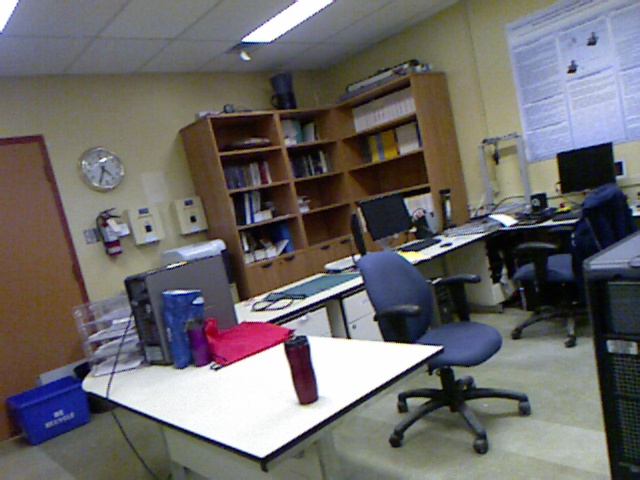
//> input picture Lab4/qry_1.jpg, 640 x 480 px
$ ./main   (built with g++ and OpenCV 4, older OpenCV classes emulated)
//> lines starting //> are read from the running program, lines starting //| are printed output that depends on the picture
#include <iostream>
#include <stdio.h>
#include <stdlib.h>
#include <string.h>
#include <sstream>
#include <time.h>
#include <opencv2/core/core.hpp>
#include <opencv2/imgproc/imgproc.hpp>
#include <opencv2/highgui/highgui.hpp>
#include <opencv2/calib3d/calib3d.hpp>
#include <opencv2/nonfree/features2d.hpp>
#include <opencv2/features2d/features2d.hpp>
#include <opencv2/legacy/legacy.hpp>

using namespace std;
using namespace cv;

void imageDisplay(String, String);
void sequentialSearch();
void findBest(Mat, Mat);
void part2(Mat, vector<Mat>, String);
void groupingMethod();
vector<Mat> InitMakeMat();
Mat current_best;
int num_matches = 0;
int inliers = 0;

// [60 lines left out: function imageDisplay, not called in this run]

// Sequential search

// build a string with the image name and pass the two images to the imageDisplay functin
// return a metric with how close the match is
// at the end of loop, the best match will be found
void sequentialSearch(){
    // creating the 4 query images
    clock_t compTime = clock();
    Mat query[4];

    query[0] = imread("qry_1.jpg", 0);
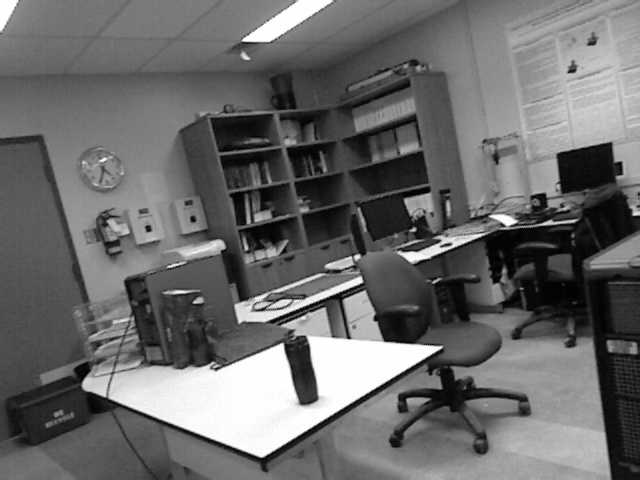
//> query[0]: 480 rows x 640 cols, CV_8UC1; min 0, max 255, mean 106.1
    query[1] = imread("qry_2.jpg", 0);
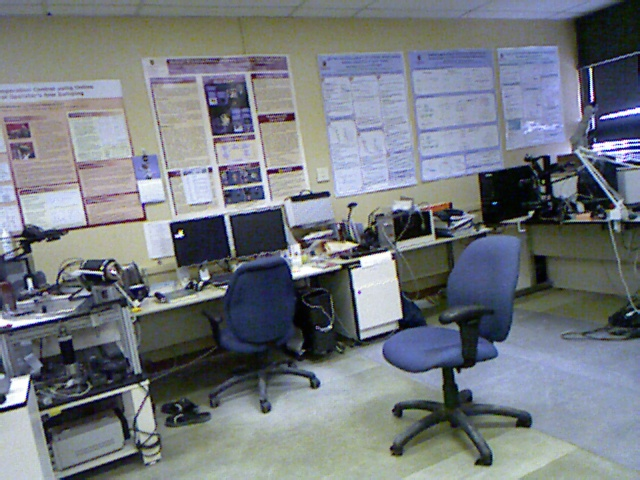
//> input picture Lab4/qry_2.jpg, 640 x 480 px
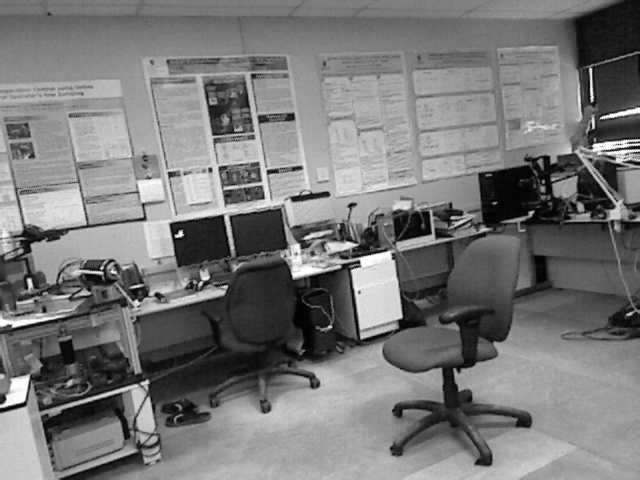
//> query[1]: 480 rows x 640 cols, CV_8UC1; min 0, max 255, mean 120.1
    query[2] = imread("qry_3.jpg", 0);
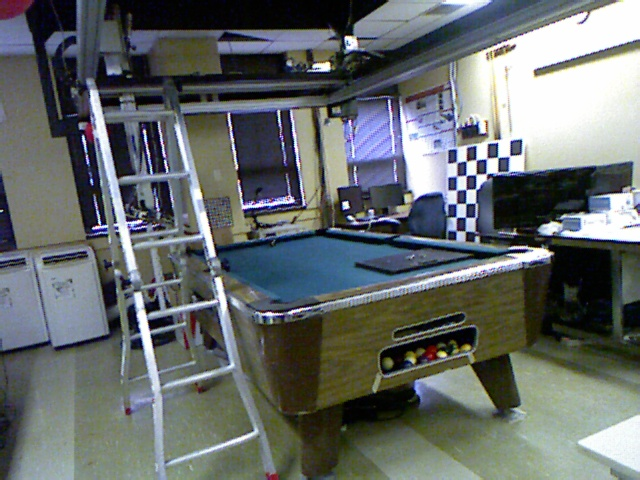
//> input picture Lab4/qry_3.jpg, 640 x 480 px
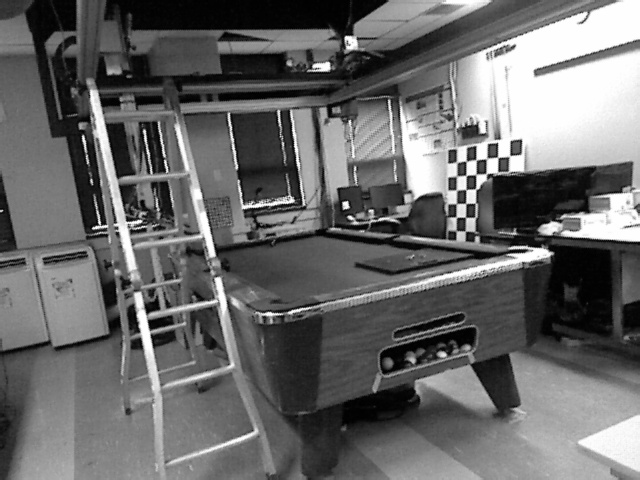
//> query[2]: 480 rows x 640 cols, CV_8UC1; min 0, max 255, mean 105.2
    query[3] = imread("qry_4.jpg", 0);
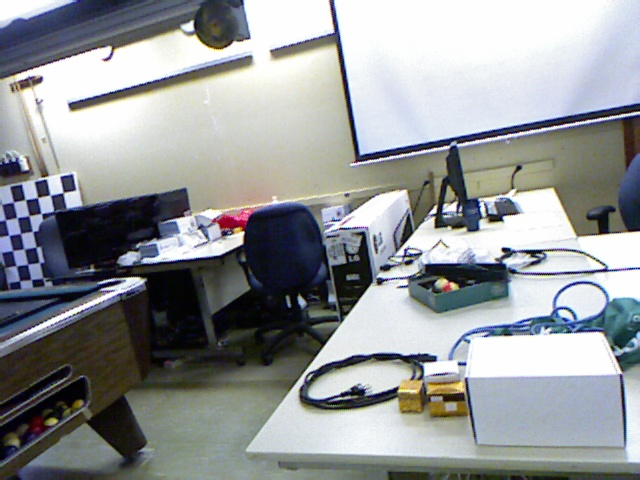
//> input picture Lab4/qry_4.jpg, 640 x 480 px
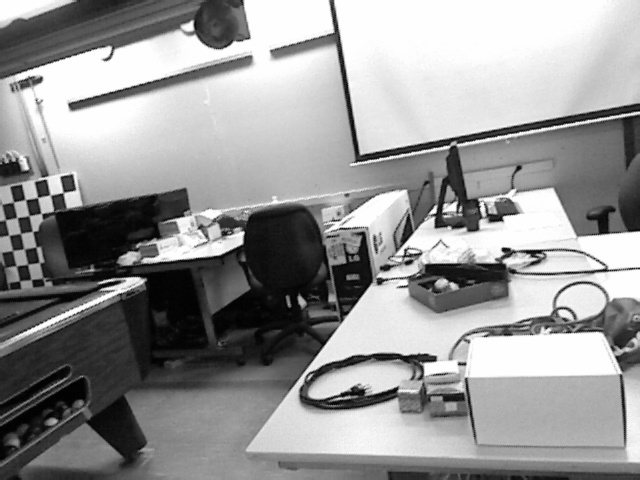
//> query[3]: 480 rows x 640 cols, CV_8UC1; min 0, max 255, mean 150.3

    // calls the matcher and loads the comparison images
    for(int x = 0; x < 4; x++){
        String e;
        stringstream convert;
        convert << x;
        e = convert.str();
        namedWindow("Query " + e, 1);
        imshow("Query " + e, query[x]);

        num_matches = 0;    // reset number of matches
        Mat target[30];
        for(int y = 0; y < 30; y++){
            String name;
            stringstream convert;
            convert << y;
            name = convert.str();

            target[y] = imread("img_" + name + ".jpg" , 0);
//> img_0.jpg cannot be read in this run, so this picture is empty
            findBest(query[x], target[y]);

        }
        namedWindow("Best Match " + e, 1);
        imshow("Best Match " + e, current_best);
        cout << "Inliers: " << inliers << endl;

    }
    compTime = clock() - compTime;
    cout << "Time: " << compTime << "ms" << endl;
}

void findBest(Mat qry, Mat img){

//> (the run ends here: the program needs code that is not available in this run, at `SurfFeatureDetector detector(400);`)
